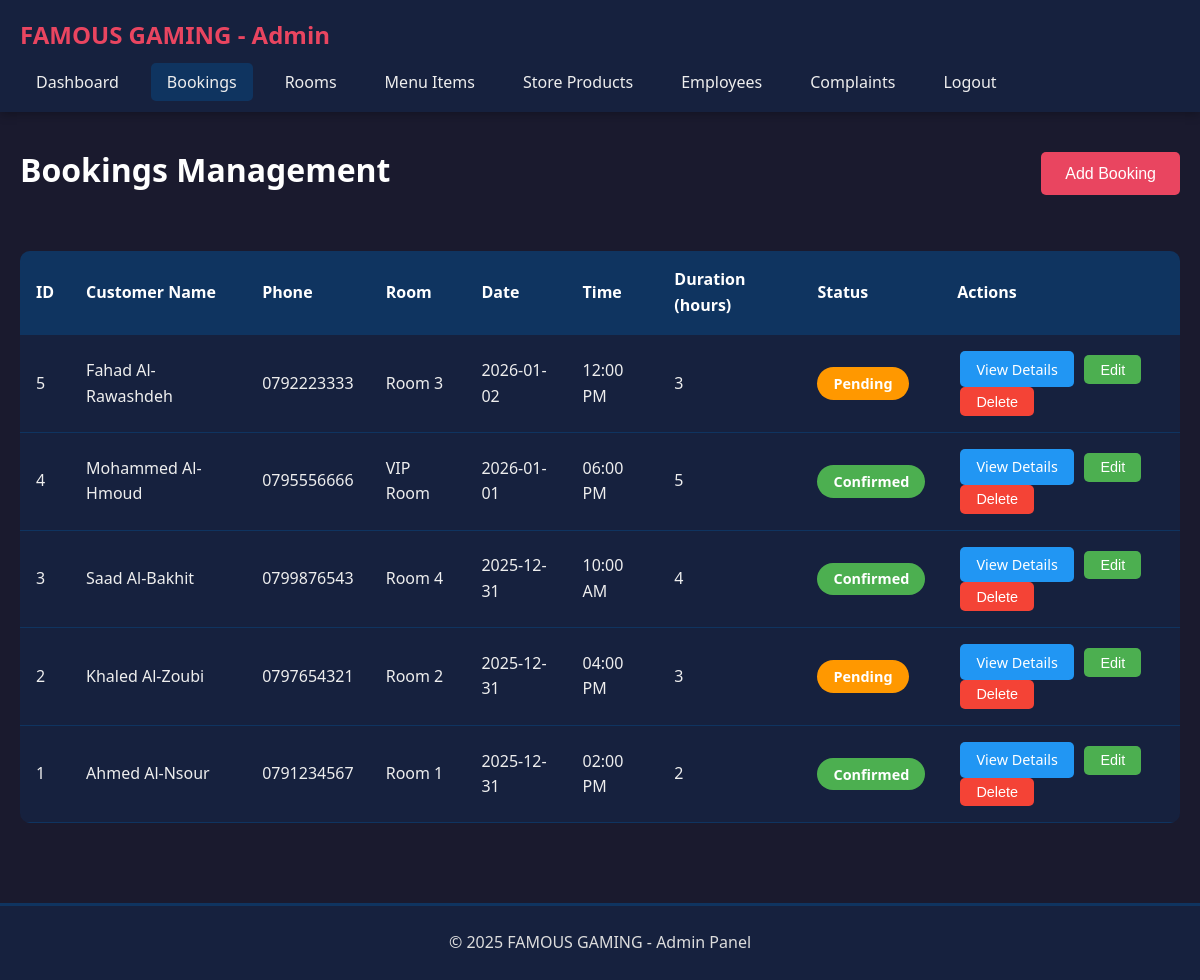
The page /admin/bookings_full_crud.php (signed in) on the database its author committed.
### tables this page shows
CREATE TABLE bookings (
    id INT PRIMARY KEY AUTO_INCREMENT,
    customer_name VARCHAR(100) NOT NULL,
    phone VARCHAR(20) NOT NULL,
    room_id INT NOT NULL,
    booking_date DATE NOT NULL,
    start_time TIME NOT NULL,
    hours INT NOT NULL,
    end_time TIME GENERATED ALWAYS AS (ADDTIME(start_time, SEC_TO_TIME(hours * 3600))) STORED,
    total_price DECIMAL(10,2) NOT NULL,
    additional_items_total DECIMAL(10,2) DEFAULT 0.00,
    final_total DECIMAL(10,2) GENERATED ALWAYS AS (total_price + IFNULL(additional_items_total, 0)) STORED,
    status VARCHAR(20) NOT NULL DEFAULT 'Pending',
    payment_status VARCHAR(20) DEFAULT 'Unpaid',
    payment_method VARCHAR(20) DEFAULT NULL,
    paid_amount DECIMAL(10,2) DEFAULT 0.00,
    notes TEXT,
    created_at TIMESTAMP DEFAULT CURRENT_TIMESTAMP,
    updated_at TIMESTAMP DEFAULT CURRENT_TIMESTAMP ON UPDATE CURRENT_TIMESTAMP,
    FOREIGN KEY (room_id) REFERENCES rooms(id) ON DELETE CASCADE,
    INDEX idx_booking_datetime (room_id, booking_date, start_time, end_time)
);

CREATE TABLE rooms (
    id INT PRIMARY KEY AUTO_INCREMENT,
    room_name VARCHAR(100) NOT NULL,
    room_type VARCHAR(50) NOT NULL,
    price_per_hour DECIMAL(10,2) NOT NULL,
    status VARCHAR(20) NOT NULL DEFAULT 'Available',
    services TEXT,
    description TEXT,
    image_path VARCHAR(255) DEFAULT NULL,
    image_uploaded_at TIMESTAMP NULL DEFAULT NULL,
    created_at TIMESTAMP DEFAULT CURRENT_TIMESTAMP,
    updated_at TIMESTAMP DEFAULT CURRENT_TIMESTAMP ON UPDATE CURRENT_TIMESTAMP
);

### admin/bookings_full_crud.php (the view, shortened to what this page needs)
<?php
include '../includes/config.php';
$bookings = mysqli_query($conn, "SELECT b.*, r.room_name FROM bookings b LEFT JOIN rooms r ON b.room_id = r.id ORDER BY b.id DESC");
include 'includes/header.php';
?>
    <div class="content">
        <div class="container">
            <div class="page-header">
                <h1>Bookings Management</h1>
                <button class="btn" onclick="openAddModal()">Add Booking</button>
            </div>
            <div class="table-container">
                <table>
                    <thead>
                        <tr>
                            <th>ID</th>
                            <th>Customer Name</th>
                            <th>Phone</th>
                            <th>Room</th>
                            <th>Date</th>
                            <th>Time</th>
                            <th>Duration (hours)</th>
                            <th>Status</th>
                            <th>Actions</th>
                        </tr>
                    </thead>
                    <tbody>
                        <?php while ($booking = mysqli_fetch_assoc($bookings)): ?>
                        <tr>
                            <td><?php echo $booking['id']; ?></td>
                            <td><?php echo htmlspecialchars($booking['customer_name']); ?></td>
                            <td><?php echo htmlspecialchars($booking['phone']); ?></td>
                            <td><?php echo htmlspecialchars($booking['room_name']); ?></td>
                            <td><?php echo date('Y-m-d', strtotime($booking['booking_date'])); ?></td>
                            <td><?php echo date('h:i A', strtotime($booking['start_time'])); ?></td>
                            <td><?php echo $booking['hours']; ?></td>
                            <td>
                                <span class="status-badge status-<?php echo strtolower($booking['status']); ?>">
                                    <?php echo $booking['status']; ?>
                                </span>
                            </td>
                            <td>
                                <a href="booking_details.php?id=<?php echo $booking['id']; ?>" class="btn btn-small btn-info">View Details</a>
                                <button class="btn btn-small btn-success" onclick='openEditModal(<?php echo json_encode($booking); ?>)'>Edit</button>
                                <button class="btn btn-small btn-danger" onclick="confirmDelete(<?php echo $booking['id']; ?>)">Delete</button>
                            </td>
                        </tr>
                        <?php endwhile; ?>
                    </tbody>
                </table>
            </div>
        </div>
    </div>
<?php
include 'includes/footer.php';
?>

### admin/css/admin.css (style rules this page uses)
* { margin: 0; padding: 0; box-sizing: border-box; }
body { font-family: 'Segoe UI', Tahoma, Geneva, Verdana, sans-serif; background-color: #1a1a2e; color: #eee; line-height: 1.6; }
.admin-container, .container { max-width: 1400px; margin: 0 auto; padding: 0 20px; }
.admin-content, .content { padding: 2rem 0; min-height: calc(100vh - 200px); }
.admin-page-header, .page-header { margin-bottom: 2rem; }
.admin-page-header h1, .page-header h1 { font-size: 2rem; color: #fff; margin-bottom: 0.5rem; }
.page-header { display: flex; justify-content: space-between; align-items: center; flex-wrap: wrap; gap: 1rem; }
.page-header h1 { font-size: 2rem; color: #fff; }
.admin-btn, .btn { display: inline-block; padding: 0.8rem 1.5rem; background-color: #e94560; color: #fff; text-decoration: none; border-radius: 5px; border: none; cursor: pointer; font-size: 1rem; transition: background 0.3s; }
.admin-btn-small, .btn-small { padding: 0.4rem 1rem; font-size: 0.9rem; margin: 0 0.2rem; }
.admin-btn-success, .btn-success { background-color: #4CAF50; }
.admin-btn-danger, .btn-danger { background-color: #f44336; }
.admin-btn-info, .btn-info { background-color: #2196F3; }
.admin-table-container, .table-container { overflow-x: auto; margin-top: 1rem; }
table { width: 100%; background-color: #16213e; border-collapse: collapse; border-radius: 10px; overflow: hidden; margin-top: 1rem; }
table th, table td { padding: 1rem; text-align: left; border-bottom: 1px solid #0f3460; }
table th { background-color: #0f3460; color: #fff; font-weight: bold; }
.admin-status-badge, .status-badge { display: inline-block; padding: 0.3rem 1rem; border-radius: 20px; font-size: 0.9rem; font-weight: bold; }
.status-pending { background-color: #ff9800; color: white; }
.status-confirmed { background-color: #4CAF50; color: white; }

### rows shown on the page
bookings: id "5", customer_name "Fahad Al-Rawashdeh", phone "0792223333", room.room_name "Room 3", booking_date "2026-01-02", start_time "12:00 PM", hours "3", status "Pending"
bookings: id "4", customer_name "Mohammed Al-Hmoud", phone "0795556666", room.room_name "VIP Room", booking_date "2026-01-01", start_time "06:00 PM", hours "5", status "Confirmed"
bookings: id "3", customer_name "Saad Al-Bakhit", phone "0799876543", room.room_name "Room 4", booking_date "2025-12-31", start_time "10:00 AM", hours "4", status "Confirmed"
bookings: id "2", customer_name "Khaled Al-Zoubi", phone "0797654321", room.room_name "Room 2", booking_date "2025-12-31", start_time "04:00 PM", hours "3", status "Pending"
bookings: id "1", customer_name "Ahmed Al-Nsour", phone "0791234567", room.room_name "Room 1", booking_date "2025-12-31", start_time "02:00 PM", hours "2", status "Confirmed"
